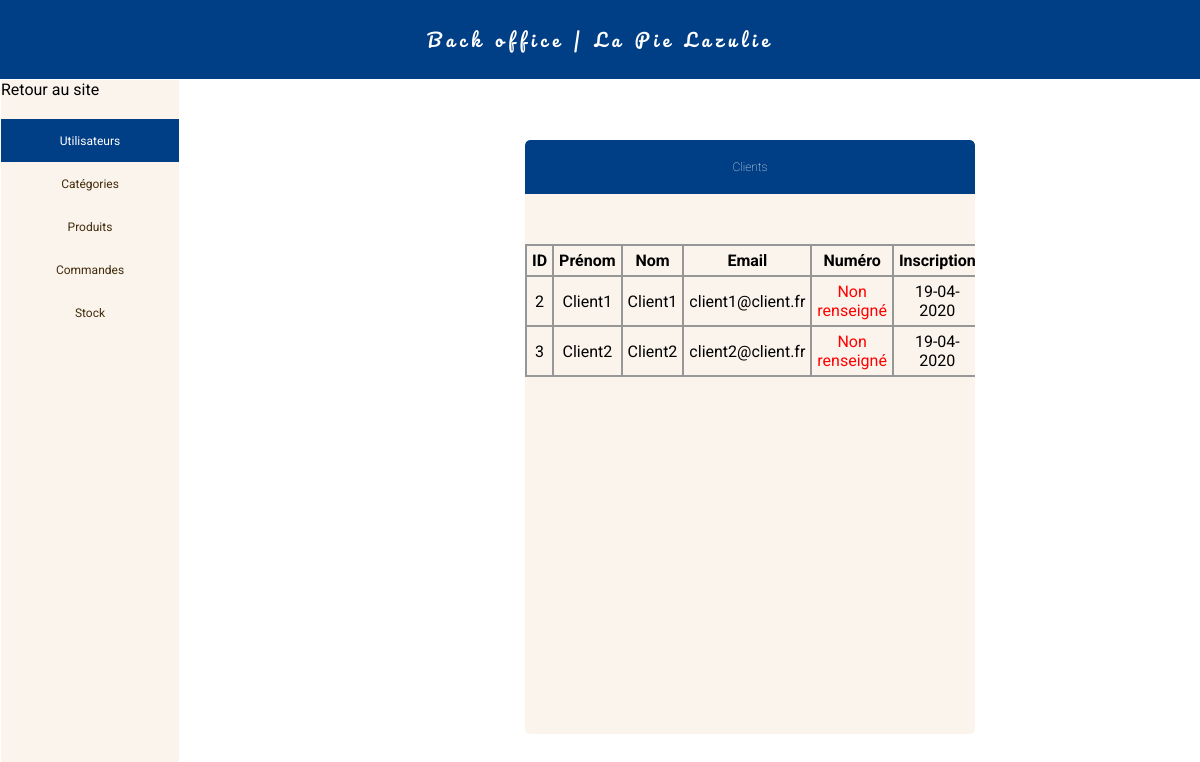
The app's page /admin/index.php with its own data.
### tables this page shows
CREATE TABLE IF NOT EXISTS `users` (
  `id` int(11) NOT NULL AUTO_INCREMENT,
  `firstname` varchar(80) NOT NULL,
  `lastname` varchar(80) NOT NULL,
  `mail` varchar(255) NOT NULL,
  `password` varchar(255) NOT NULL,
  `phone` varchar(80) DEFAULT NULL,
  `date` datetime NOT NULL,
  `droits` int(11) NOT NULL DEFAULT 1,
  PRIMARY KEY (`id`)
);

### admin/libraries/Client.php (called while the page is built, shortened)
<?php
class Client{
    private function connectdb(){
        try{
            $db = new PDO('mysql:host=localhost;dbname=boutique;charset=utf8', 'root', '');
            return($db);
        }
        catch(PDOException $e){
            print "Erreur ! : ".$e->getMessage();
            die();
        }
    }
    public function getClients(){
        $db = $this->connectdb();
        $requete = $db->prepare("SELECT id, firstname, lastname, mail, phone, date FROM users WHERE droits = '1'");
        $requete->execute();
        $clients = $requete->fetchAll(PDO::FETCH_OBJ);
        return($clients);
    }
}
?>

### admin/index.php (the view, shortened to what this page needs)
<?php
    require_once('libraries/Client.php');
    $c = new Client;
    $clients = $c->getClients();
?>
<!DOCTYPE html>
<html lang="fr">
<head>
    <link rel="stylesheet" href="style.css">
</head>
<body>
    <main>
        <nav>
            <a href="/boutique/" id="back">Retour au site</a>
            <ul>
                <a href=""><li class="selected">Utilisateurs</li></a>
                <a href="categories"><li>Catégories</li></a>
                <a href="products"><li>Produits</li></a>
                <a href="commands"><li>Commandes</li></a>
                <a href="stock"><li>Stock</li></a>
            </ul>
        </nav>
        <div class="content">
            <div class="items">
                <div class="title"><h5>Clients</h5></div>
                <table>
                    <tr>
                        <th>ID</th>
                        <th>Prénom</th>
                        <th>Nom</th>
                        <th>Email</th>
                        <th>Numéro</th>
                        <th>Inscription</th>
                    </tr>
                    <?php
                    foreach($clients as $client){
                        $date = strtotime($client->date);
                        $date = date('d-m-Y', $date);
                        $phone = $client->phone;
                        ?>
                    <tr>
                        <td><?php echo $client->id; ?></td>
                        <td><?php echo $client->firstname; ?></td>
                        <td><?php echo $client->lastname; ?></td>
                        <td><?php echo $client->mail; ?></td>
                        <td><?php if($client->phone == NULL){ echo "<span>Non renseigné</span>"; }else{ echo $phone; } ?></td>
                        <td><?php echo $date; ?></td>
                    </tr>
                    <?php } ?>
                </table>
            </div>
        </div>
    </main>
</body>
</html>

### admin/style.css (style rules this page uses)
html, body { width: 100%; height: 100%; margin: 0; padding: 0; background-color: rgb(255, 255, 255); }
a { text-decoration: none; }
header { width: 100%; height: 10%; background-color: rgb(0, 62, 133); display: flex; align-items: center; justify-content: center; font-family: 'Pacifico', cursive; border-bottom: 1px solid white; box-sizing: border-box; }
header h4 { font-size: 1.5vw; font-weight: 100; letter-spacing: 5px; color: white; }
main { display: flex; width: 100%; height: 90%; font-family: 'Roboto', sans-serif; }
main nav { width: 15%; height: 100%; background-color: #faf4ec; box-sizing: border-box; border: 1px solid white; border-top: none; display: flex; flex-direction: column; }
main nav a#back { margin-bottom: 20px; text-decoration: none; color: inherit; }
main nav ul { height: 60%; width: 100%; padding: 0; margin: 0; }
main nav ul a li { list-style-type: none; width: 100%; height: 10%; display: flex; align-items: center; justify-content: center; text-decoration: none; font-size: 1vw; color: #422B0C; }
main nav ul a li.selected { background-color: rgb(0, 62, 133); color: white; }
main .content { width: 85%; height: 100%; padding-left: 10%; padding-top: 5%; box-sizing: border-box; display: flex; overflow: auto; justify-content: space-evenly; }
main .content .items { width: 50%; height: 90%; background-color: #faf4ec; border-radius: 5px; overflow: auto; padding-bottom: 50px; box-sizing: border-box; }
main .content .items .title { height: 10%; margin-bottom: 50px; }
main .content .items table { width: 100%; border-collapse: collapse; }
main .content .items table th, td { text-align: center; border: 2px solid rgb(151, 151, 151); padding: 5px; }
main .content .items table td span { color: red; }
main .content .title { width: 100%; height: 30%; background-color: rgb(0, 62, 133); display: flex; align-items: center; justify-content: center; border-top-left-radius: 5px; border-top-right-radius: 5px; }
main .content .title h5 { margin: 0; color: white; font-weight: 100; font-size: 1vw; }

### records on screen
users: id "2", firstname "Client1", lastname "Client1", mail "client1@client.fr", shows "Non renseigné", date "19-04-2020"
users: id "3", firstname "Client2", lastname "Client2", mail "client2@client.fr", shows "Non renseigné", date "19-04-2020"
